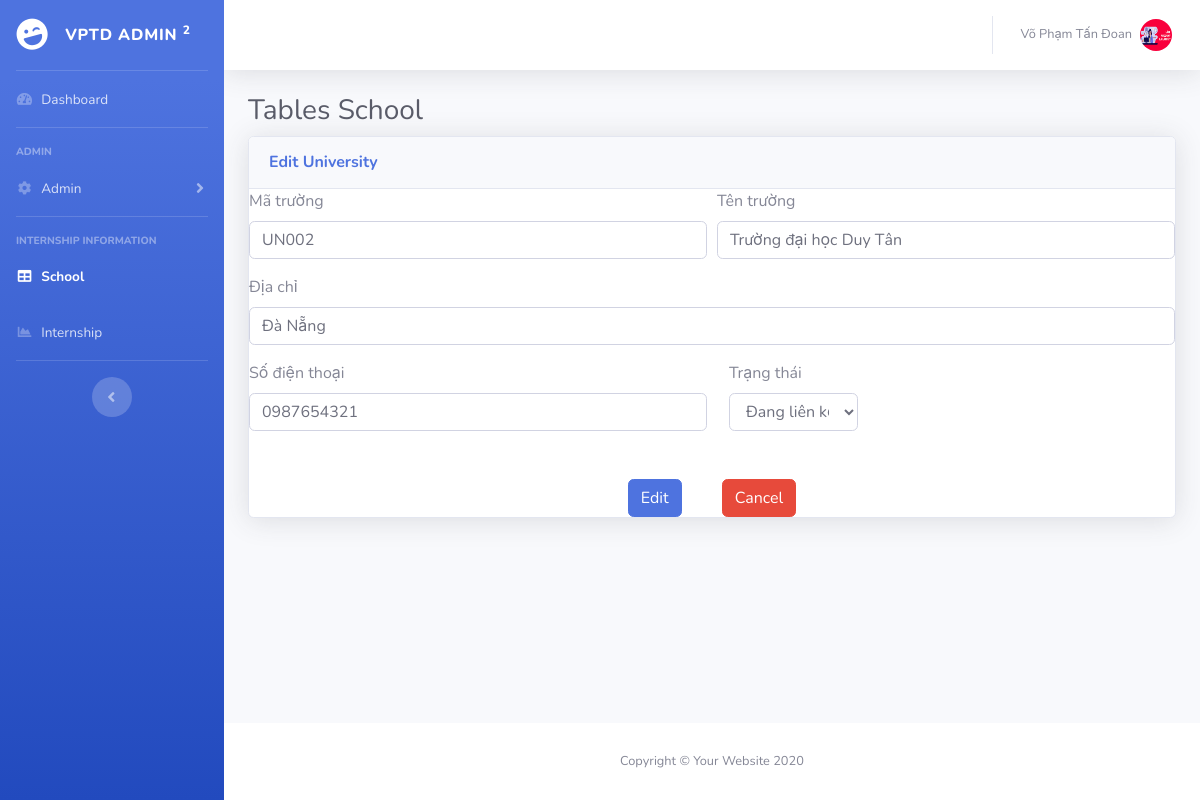
Page /Internship/school/editschool.php?id=15 (signed in) on the committed database.
### tables this page shows
CREATE TABLE `school` (
  `id` int(11) NOT NULL,
  `codeschool` varchar(256) NOT NULL,
  `nameschool` varchar(256) NOT NULL,
  `address` varchar(256) NOT NULL,
  `phone` int(10) NOT NULL,
  `status` int(1) NOT NULL
);

### Internship/login/setSession.php (called while the page is built, shortened)
<?php
    if(isset($_SESSION["users"])){
            $fullname   =  $_SESSION['users']['fullname'];
            $image      =  $_SESSION['users']['img'];
            $roleID     =  $_SESSION['users']['roleid'];
    }else{
            header('Location: ../404.php');
            exit;
    }
?>

### Internship/database/database.php (called while the page is built, shortened)
<?php
    $db = new database(HOST, DB_USER, DB_PASSWORD, DB_NAME);
    class database {
        public $connection;
        function __construct($host, $db_user, $db_pass, $db_name){
            $this->connection = new mysqli($host, $db_user, $db_pass, $db_name);
        }
        function getData($sql){
            $result = $this->connection->query($sql);
            $data = [];
            if($result->num_rows > 0){
                while($row = $result->fetch_assoc()){
                    $data[] = $row;
                }
            }
            return $data;
        }
    }
?>

### Internship/school/editschool.php (the view, shortened to what this page needs)
<?php
	require_once('../database/database.php');
    require_once('../login/setSession.php');
?>
<?php
    $id = $_GET['id'];
    $sqlgetdataschool = "SELECT * FROM school WHERE id = '$id'";
    $resultgetdataschool = $db->getData($sqlgetdataschool);
    $codeschool = $resultgetdataschool[0]['codeschool'];
    $nameschool = $resultgetdataschool[0]['nameschool'];
    $address    = $resultgetdataschool[0]['address'];
    $phone      = $resultgetdataschool[0]['phone'];
    $status     = $resultgetdataschool[0]['status'];
?>
<!DOCTYPE html>
<html lang="en">
<head>
    <link href="../vendor/fontawesome-free/css/all.min.css" rel="stylesheet" type="text/css">
    <link href="../css/sb-admin-2.min.css" rel="stylesheet">
    <link href="../vendor/datatables/dataTables.bootstrap4.min.css" rel="stylesheet">
</head>
<body id="page-top">
    <div id="wrapper">
         <ul class="navbar-nav bg-gradient-primary sidebar sidebar-dark accordion" id="accordionSidebar">
            <a class="sidebar-brand d-flex align-items-center justify-content-center" href="../home.php">
                <div class="sidebar-brand-icon rotate-n-15">
                    <i class="fas fa-laugh-wink"></i>
                </div>
                <div class="sidebar-brand-text mx-3">VPTD Admin <sup>2</sup></div>
            </a>
            <hr class="sidebar-divider my-0">
            <li class="nav-item">
                <a class="nav-link" href="../home.php">
                    <i class="fas fa-fw fa-tachometer-alt"></i>
                    <span>Dashboard</span></a>
            </li>
            <hr class="sidebar-divider">
            <?php
                if($roleID ==1){
            ?>
                    <div class="sidebar-heading">
                        ADMIN
                    </div>
                    <li class="nav-item">
                        <a class="nav-link collapsed" href="#" data-toggle="collapse" data-target="#collapseTwo"
                            aria-expanded="true" aria-controls="collapseTwo">
                            <i class="fas fa-fw fa-cog"></i>
                            <span>Admin</span>
                        </a>
                    </li>
                    <hr class="sidebar-divider">
                    <div class="sidebar-heading">
                        Internship information
                    </div>
                    <li class="nav-item active">
                        <a class="nav-link" href="../school.php">
                            <i class="fas fa-fw fa-table"></i>
                            <span>School</span></a>
                    </li>
                    <li class="nav-item">
                        <a class="nav-link" href="../internship.php">
                            <i class="fas fa-fw fa-chart-area"></i>
                            <span>Internship</span></a>
                    </li>
                    <hr class="sidebar-divider d-none d-md-block">
                    <div class="text-center d-none d-md-inline">
                        <button class="rounded-circle border-0" id="sidebarToggle"></button>
                    </div>
                </ul>
            <?php } ?>
        <div id="content-wrapper" class="d-flex flex-column">
            <div id="content">
                <nav class="navbar navbar-expand navbar-light bg-white topbar mb-4 static-top shadow">
                        <ul class="navbar-nav ml-auto">
                            <li class="nav-item dropdown no-arrow">
                                <a class="nav-link dropdown-toggle" href="#" id="userDropdown" role="button"
                                    data-toggle="dropdown" aria-haspopup="true" aria-expanded="false">
                                    <span class="mr-2 d-none d-lg-inline text-gray-600 small"><?php echo $fullname;?></span>
                                    <img class="img-profile rounded-circle"
                                        src="../upload/<?php echo $image;?>">
                                </a>
                            </li>
                        </ul>
                    </nav>
                <div class="container-fluid">
                    <h1 class="h3 mb-2 text-gray-800">Tables School</h1>
                    <div class="card shadow mb-4">
                        <div class="card-header py-3">
                            <h6 class="m-0 font-weight-bold text-primary">Edit University</h6>
                        </div>
                            <form method="POST" action="#">
                                <div class="form-row">
                                    <div class="form-group col-md-6">
                                        <label for="inputEmail4">Mã trường</label>
                                        <input type="text" name="matruong" class="form-control" id="inputEmail4" placeholder="Nhập mã trường" value="<?php echo $codeschool;?>">
                                    </div>
                                    <div class="form-group col-md-6">
                                        <label for="inputPassword4">Tên trường</label>
                                        <input type="text" name="tentruong" class="form-control" id="inputPassword4" placeholder="Nhập tên trường" value="<?php echo $nameschool;?>">
                                    </div>
                                </div>
                                <div class="form-group">
                                    <label for="inputAddress">Địa chỉ</label>
                                    <input type="text" name="diachi" class="form-control" id="inputAddress" placeholder="Nhập địa chỉ" value="<?php echo $address;?>">
                                </div>
                                <div class="form-row">
                                    <div class="form-group col-md-6">
                                        <label for="inputPassword4">Số điện thoại</label>
                                        <input type="number" name="sdt" class="form-control" id="inputPassword4" placeholder="Nhập số điện thoại" value="<?php echo "0".$phone;?>">
                                    </div>
                                    <div class="form-group col-md-6">
                                        <div class="form-group col-md-4">
                                            <label for="inputState">Trạng thái</label>
                                            <select id="inputState" class="form-control" name="status">
                                                <?php if($status ==1){?>
                                                    <option value="1">Đang liên kết</option>
                                                <?php }else{ ?>
                                                    <option value="2">Ngừng liên kết</option>
                                                    <option value="1">Đang liên kết</option>
                                                <?php } ?>
                                            </select>
                                        </div>
                                    </div>
                                </div>
                                <div style="display: flex; align-items: center;justify-content: center;">
                                    <button name="btn_add" style="margin: 0 20px;" type="submit" class="btn btn-primary">Edit</button>
                                    <button style="margin: 0 20px;" type="submit" class="btn btn-danger">
                                        <a href="../school.php" style="color: white;">Cancel</a>
                                    </button>
                                </div>
                            </form>
                    </div>
                </div>
            </div>
            <footer class="sticky-footer bg-white">
                <div class="container my-auto">
                    <div class="copyright text-center my-auto">
                        <span>Copyright &copy; Your Website 2020</span>
                    </div>
                </div>
            </footer>
        </div>
    </div>
</body>
</html>

### rows in the picture
school: matruong "UN002", tentruong "Trường đại học Duy Tân", diachi "Đà Nẵng", sdt "0987654321", status "Đang liên kết"

### other values in the picture
$fullname "Võ Phạm Tấn Đoan"
